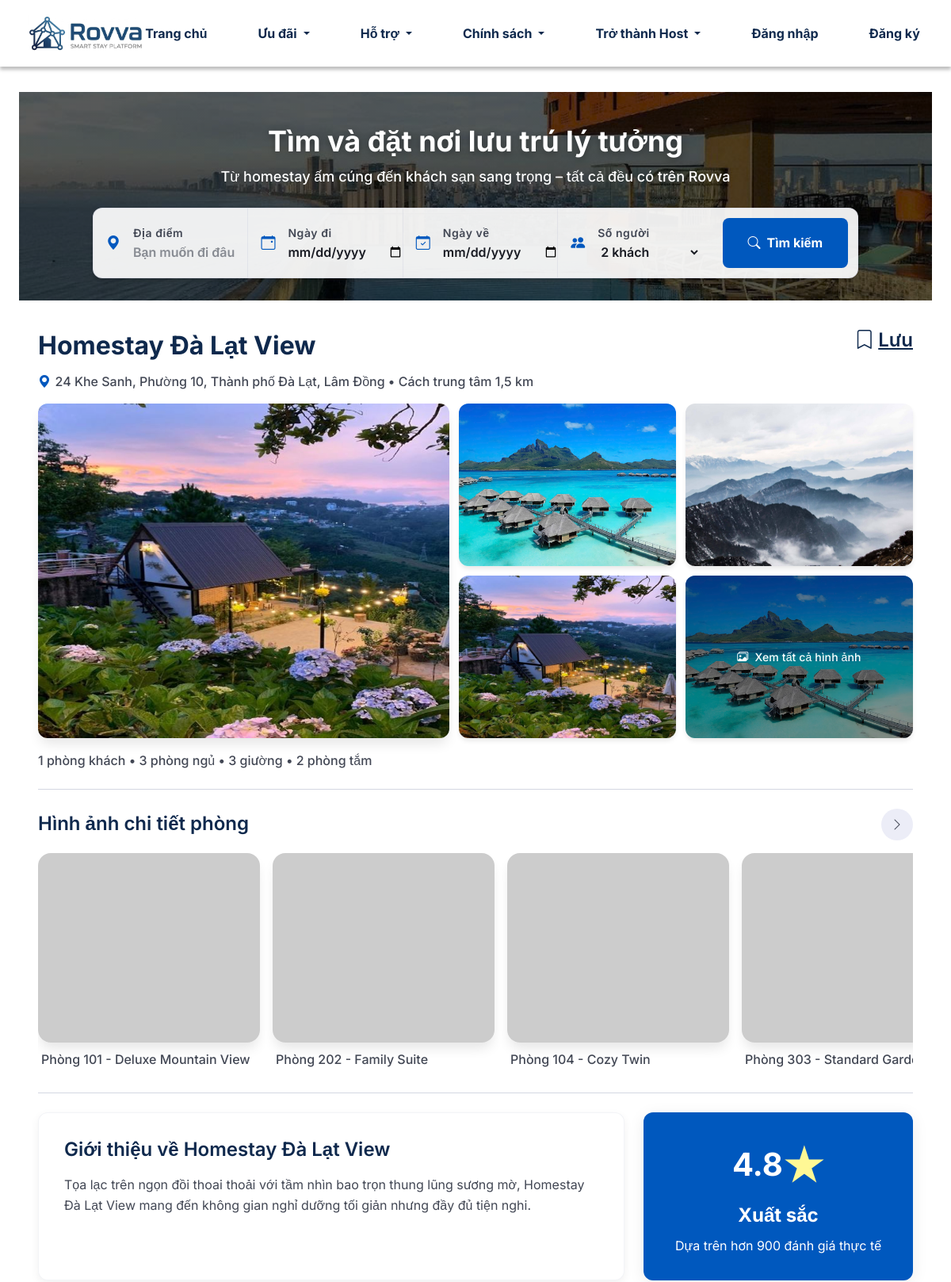
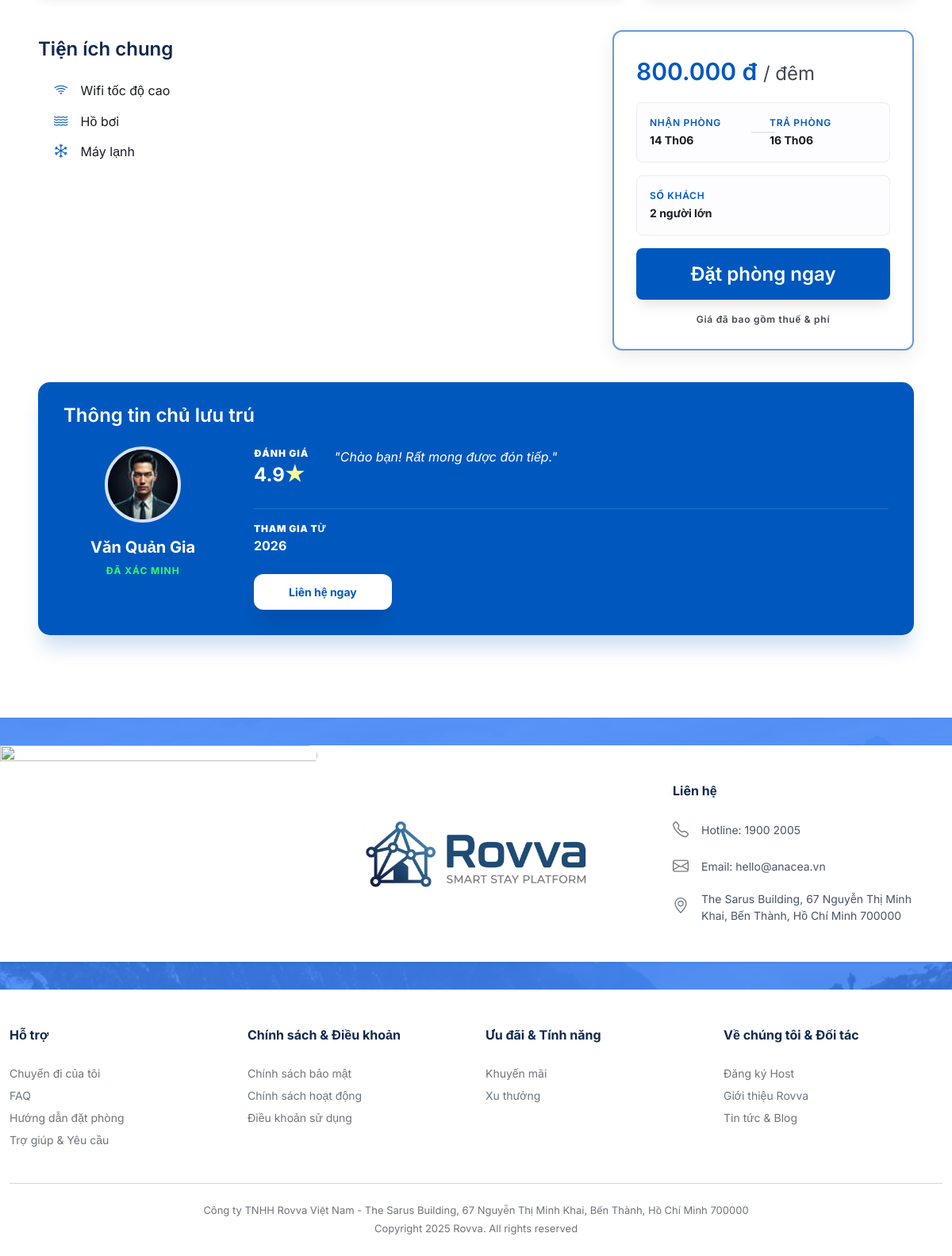
Screenshot of /customer/accommodation/1 with the database file from the repository (2 pictures, top to bottom).
### backend/app/models/accommodation.py (models this page shows, shortened)
class Accommodation(db.Model):
    __tablename__ = "accommodations"
    STATUS_ACTIVE = "active"
    STATUS_PENDING = "pending"
    STATUS_PAUSED = "paused"
    STATUS_DRAFT = "draft"
    STATUS_LABELS = {
        STATUS_ACTIVE: "Đang hoạt động",
        STATUS_PENDING: "Chờ duyệt",
        STATUS_PAUSED: "Tạm ngừng",
        STATUS_DRAFT: "Bản nháp",
    }
    id = db.Column(db.Integer, primary_key=True)
    host_id = db.Column(db.Integer, db.ForeignKey("users.id"), nullable=False)
    name = db.Column(db.String(200), nullable=False)
    type = db.Column(db.String(50), default="Homestay")
    city = db.Column(db.String(100))
    district = db.Column(db.String(100))
    address = db.Column(db.String(500))
    location = db.Column(db.String(200))
    description = db.Column(db.Text)
    image = db.Column(db.String(255))
    status = db.Column(db.String(20), default=STATUS_ACTIVE, nullable=False)
    features = db.Column(db.JSON)
    check_in_time = db.Column(db.String(10), default="14:00")
    check_out_time = db.Column(db.String(10), default="12:00")
    cancellation_policy = db.Column(db.String(255), default="Linh hoạt: Hoàn tiền 100% trước 24h")
    house_rules = db.Column(db.Text)
    host = db.relationship("User", back_populates="accommodations")
    rooms = db.relationship(
        "Room", back_populates="accommodation", lazy="dynamic", cascade="all, delete-orphan"
    )

### backend/app/models/room.py (models this page shows, shortened)
class Room(db.Model):
    __tablename__ = "rooms"
    STATUS_ACTIVE = "active"
    STATUS_PENDING = "pending"
    STATUS_PAUSED = "paused"
    STATUS_DRAFT = "draft"
    STATUS_LABELS = {
        STATUS_ACTIVE: "Đang hoạt động",
        STATUS_PENDING: "Chờ duyệt",
        STATUS_PAUSED: "Tạm ngừng",
        STATUS_DRAFT: "Bản nháp",
    }
    id = db.Column(db.Integer, primary_key=True)
    accommodation_id = db.Column(
        db.Integer, db.ForeignKey("accommodations.id"), nullable=False
    )
    name = db.Column(db.String(200), nullable=False)
    bed_info = db.Column(db.String(100))
    capacity = db.Column(db.Integer, default=2)
    area = db.Column(db.String(50))
    base_price = db.Column(db.Integer, default=0)
    description = db.Column(db.Text)
    image = db.Column(db.String(255))
    features = db.Column(db.JSON)
    services = db.Column(db.JSON)
    check_in_time = db.Column(db.String(10), default="14:00")
    check_out_time = db.Column(db.String(10), default="12:00")
    cancellation_policy = db.Column(db.String(255), default="Linh hoạt: Hoàn tiền 100% trước 24h")
    status = db.Column(db.String(20), default=STATUS_ACTIVE, nullable=False)
    accommodation = db.relationship("Accommodation", back_populates="rooms")
    bookings = db.relationship("Booking", back_populates="room", lazy="dynamic")

### backend/app/models/user.py (models this page shows, shortened)
class User(UserMixin, db.Model):
    __tablename__ = "users"
    id = db.Column(db.Integer, primary_key=True)
    full_name = db.Column(db.String(120), nullable=False)
    email = db.Column(db.String(120), unique=True, nullable=False)
    password_hash = db.Column(db.String(255), nullable=True) # made nullable for now for backwards compat
    phone = db.Column(db.String(20))
    id_card = db.Column(db.String(20), nullable=True)
    introduction = db.Column(db.Text, nullable=True)
    avatar = db.Column(db.String(255), default="images/host-avatar.png")
    role = db.Column(db.String(20), default="host")
    created_at = db.Column(db.DateTime, default=datetime.utcnow)
    accommodations = db.relationship("Accommodation", back_populates="host", lazy="dynamic")

### backend/app/routes/customer/main.py (the view)
@customer_bp.route("/accommodation/<int:id>")
def accommodation_detail(id):
    from backend.app.models import Accommodation
    acc = Accommodation.query.get_or_404(id)
    return render_template("customer/pages/accommodation/detail.html", acc=acc)

### frontend/templates/customer/pages/accommodation/detail.html (shortened to what this page needs)
{% extends 'customer/base.html' %}
{% block body_attrs %}data-page="accommodation"{% endblock %}
{% block content %}
<main class="page-content page-accommodation">
    <section class="home-hero home-hero--compact home-hero--accommodation">
      <div class="container-xxl home-hero__inner px-3 px-lg-4">
        <h1 class="home-hero__title home-hero__title--search">Tìm và đặt nơi lưu trú lý tưởng</h1>
        <p class="home-hero__subtitle">Từ homestay ấm cúng đến khách sạn sang trọng – tất cả đều có trên Rovva</p>
        {% include 'customer/includes/layout/search-bar.html' %}
      </div>
    </section>
    <div id="accommodation-detail" class="page-accommodation__detail container-xxl px-3 px-lg-4">
        <header class="page-accommodation__header">
          <div class="page-accommodation__title-row">
            <h1 class="page-accommodation__title">{{ acc.name }}</h1>
            <button type="button" class="page-accommodation__save" data-rova-action="favorite" data-rova-id="{{ acc.id }}">
              <i class="bi bi-bookmark"></i> Lưu
            </button>
          </div>
          <p class="page-accommodation__location">
            <i class="bi bi-geo-alt-fill"></i>
            {{ acc.address or acc.city }} • Cách trung tâm 1,5 km
          </p>
        </header>
        <div class="page-accommodation__mosaic">
          <figure class="page-accommodation__mosaic-main">
            <img src="{{ url_for('static', filename=acc.image) if acc.image else 'https://placehold.co/800x600' }}" alt="{{ acc.name }}">
          </figure>
          <figure class="page-accommodation__mosaic-item"><img src="{{ url_for('static', filename='customer/images/backgrounds/footer.jpg') }}" alt=""></figure>
          <figure class="page-accommodation__mosaic-item"><img src="{{ url_for('static', filename='customer/images/backgrounds/footer2.jpg') }}" alt=""></figure>
          <figure class="page-accommodation__mosaic-item"><img src="{{ url_for('static', filename=acc.image) if acc.image else 'https://placehold.co/800x600' }}" alt=""></figure>
          <figure class="page-accommodation__mosaic-item page-accommodation__mosaic-item--overlay">
            <img src="{{ url_for('static', filename='customer/images/backgrounds/footer.jpg') }}" alt="">
            <button type="button" class="page-accommodation__gallery-all"><i class="bi bi-images"></i> Xem tất cả hình ảnh</button>
          </figure>
        </div>
        <p class="page-accommodation__specs">1 phòng khách • 3 phòng ngủ • 3 giường • 2 phòng tắm</p>
        <hr class="page-accommodation__divider">
        <section class="page-accommodation__rooms">
          <div class="page-accommodation__section-head">
            <h2>Hình ảnh chi tiết phòng</h2>
            <div class="page-accommodation__room-nav">
              <button type="button" class="page-accommodation__room-nav-btn" data-room-nav="next" aria-label="Ảnh sau">
                <i class="bi bi-chevron-right"></i>
              </button>
            </div>
          </div>
          <div class="page-accommodation__room-track" id="room-gallery-track">
            {% for room in acc.rooms %}
              <article class="page-accommodation__room-card">
                <img src="https://placehold.co/400x300" alt="{{ room.name }}">
                <h3>{{ room.name }}</h3>
              </article>
            {% endfor %}
          </div>
        </section>
        <hr class="page-accommodation__divider">
        <div class="page-accommodation__intro">
          <section class="page-accommodation__about">
            <h2>Giới thiệu về {{ acc.name }}</h2>
            <p>{{ acc.description or 'Tọa lạc tại vị trí đắc địa, mang đến không gian nghỉ dưỡng hiện đại với tiện nghi cao cấp.' }}</p>
          </section>
          <aside class="page-accommodation__score" aria-label="Điểm đánh giá">
            <div class="page-accommodation__score-value">4.8<span>★</span></div>
            <strong>Xuất sắc</strong>
            <p>Dựa trên hơn 900 đánh giá thực tế</p>
          </aside>
        </div>
        <div class="page-accommodation__split">
          <div class="page-accommodation__amenities">
            <section class="page-accommodation__section">
              <h2>Tiện ích chung</h2>
              <div class="accommodation-amenity-list">
                <div class="accommodation-amenity"><i class="bi bi-wifi"></i><span>Wifi tốc độ cao</span></div>
                <div class="accommodation-amenity"><i class="bi bi-water"></i><span>Hồ bơi</span></div>
                <div class="accommodation-amenity"><i class="bi bi-snow"></i><span>Máy lạnh</span></div>
              </div>
            </section>
          </div>
          <aside class="booking-panel booking-panel--figma">
            <div class="booking-panel__price">800.000 đ <span>/ đêm</span></div>
            <form id="booking-form" action="{{ url_for('customer.show_page', page_path='payment/step1-guest.html') }}" method="GET">
              <div class="booking-panel__dates">
                <div>
                  <span>NHẬN PHÒNG</span>
                  <strong>14 Th06</strong>
                </div>
                <div>
                  <span>TRẢ PHÒNG</span>
                  <strong>16 Th06</strong>
                </div>
              </div>
              <div class="booking-panel__guests">
                <span>SỐ KHÁCH</span>
                <strong>2 người lớn</strong>
              </div>
              <button type="submit" class="booking-panel__submit">Đặt phòng ngay</button>
              <p class="booking-panel__note">Giá đã bao gồm thuế &amp; phí</p>
            </form>
          </aside>
        </div>
        <section class="page-accommodation__host">
          <div class="page-accommodation__host-card">
            <h2 class="page-accommodation__host-title">Thông tin chủ lưu trú</h2>
            <div class="page-accommodation__host-profile">
              <img src="{{ url_for('static', filename=acc.host.avatar) if acc.host.avatar else 'https://placehold.co/96x96' }}" alt="{{ acc.host.full_name }}">
              <div>
                <strong>{{ acc.host.full_name }}</strong>
                <span class="page-accommodation__host-badge">ĐÃ XÁC MINH</span>
              </div>
            </div>
            <div class="page-accommodation__host-meta">
              <div class="page-accommodation__host-quote-row">
                <div class="page-accommodation__host-rating">
                  <span>ĐÁNH GIÁ</span>
                  <strong>4.9<span>★</span></strong>
                </div>
                <blockquote>"{{ acc.host.introduction or 'Chào bạn! Rất mong được đón tiếp.' }}"</blockquote>
              </div>
              <div class="page-accommodation__host-stats">
                <div><span>THAM GIA TỪ</span><strong>{{ acc.host.created_at.strftime('%Y') if acc.host.created_at else '2022' }}</strong></div>
              </div>
              <button type="button" class="page-accommodation__host-contact">Liên hệ ngay</button>
            </div>
          </div>
        </section>
    </div>
  </main>
{% endblock %}

### rows the page displays
Accommodation: name "Homestay Đà Lạt View", address "24 Khe Sanh, Phường 10, Thành phố Đà Lạt, Lâm Đồng", image (picture), description "Tọa lạc trên ngọn đồi thoai thoải với tầm nhìn bao trọn thung lũng sương mờ, Homestay Đà Lạt View mang đến không gian nghỉ dưỡng tối giản nhưng đầy đủ tiện nghi."
Room: name "Phòng 101 - Deluxe Mountain View"
Room: name "Phòng 202 - Family Suite"
Room: name "Phòng 104 - Cozy Twin"
Room: name "Phòng 303 - Standard…"
User: avatar (picture), host.full_name "Văn Quản Gia", host "Chào bạn! Rất mong được đón tiếp.", host.created_at "2026"
